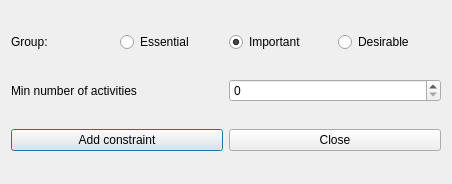
<?xml version="1.0" encoding="UTF-8"?>
<ui version="4.0">
 <class>AddConstraintMinActivitiesForAllTeachersForm_template</class>
 <widget class="QDialog" name="AddConstraintMinActivitiesForAllTeachersForm_template">
  <property name="geometry">
   <rect>
    <x>0</x>
    <y>0</y>
    <width>452</width>
    <height>184</height>
   </rect>
  </property>
  <property name="windowTitle">
   <string extracomment="This is the title of the dialog to add a new constraint of this type">Add minimum number of activities for all teachers</string>
  </property>
  <layout class="QVBoxLayout" name="verticalLayout">
   <item>
    <layout class="QHBoxLayout" name="horizontalLayout_4">
     <item>
      <widget class="QLabel" name="groupTextLabel">
       <property name="text">
        <string>Group:</string>
       </property>
      </widget>
     </item>
     <item>
      <widget class="QRadioButton" name="essentialRadioButton">
       <property name="text">
        <string>Essential</string>
       </property>
      </widget>
     </item>
     <item>
      <widget class="QRadioButton" name="importantRadioButton">
       <property name="text">
        <string>Important</string>
       </property>
       <property name="checked">
        <bool>true</bool>
       </property>
      </widget>
     </item>
     <item>
      <widget class="QRadioButton" name="desirableRadioButton">
       <property name="text">
        <string>Desirable</string>
       </property>
      </widget>
     </item>
    </layout>
   </item>
   <item>
    <layout class="QHBoxLayout" name="horizontalLayout_2">
     <item>
      <widget class="QLabel" name="maxHoursTextLabel">
       <property name="frameShape">
        <enum>QFrame::NoFrame</enum>
       </property>
       <property name="frameShadow">
        <enum>QFrame::Plain</enum>
       </property>
       <property name="text">
        <string>Min number of activities</string>
       </property>
       <property name="wordWrap">
        <bool>false</bool>
       </property>
      </widget>
     </item>
     <item>
      <widget class="QSpinBox" name="minActsSpinBox"/>
     </item>
    </layout>
   </item>
   <item>
    <layout class="QHBoxLayout" name="horizontalLayout_3">
     <item>
      <widget class="QPushButton" name="addConstraintPushButton">
       <property name="text">
        <string>Add constraint</string>
       </property>
      </widget>
     </item>
     <item>
      <widget class="QPushButton" name="closePushButton">
       <property name="text">
        <string>Close</string>
       </property>
      </widget>
     </item>
    </layout>
   </item>
  </layout>
 </widget>
 <layoutdefault spacing="6" margin="11"/>
 <resources/>
 <connections/>
</ui>
